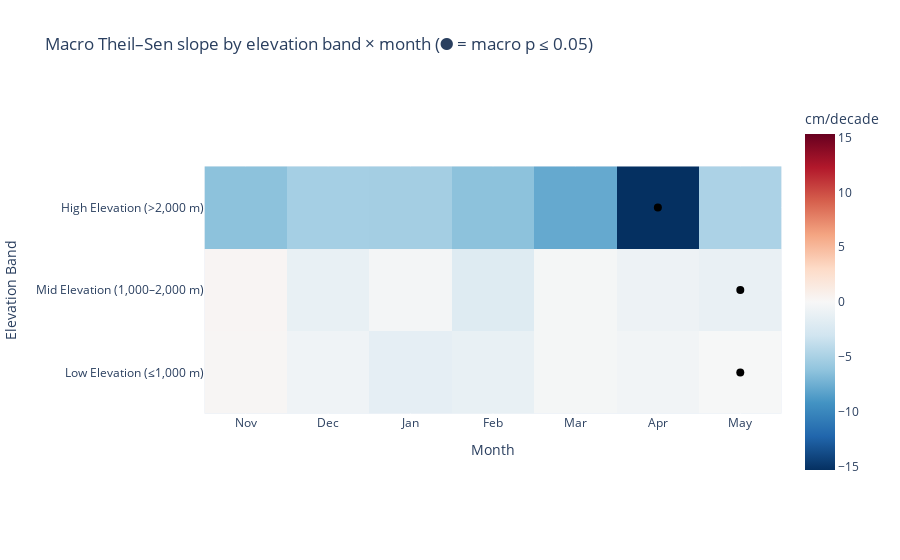

Source (notebook cell):
### Code cell
from Scripts.figures import elevation_band_heat
elevation_fig = elevation_band_heat(avg_elevation_month)
elevation_fig

### Figure 1 — Plotly figure (JSON) as saved in the notebook; plotly's stock layout.template omitted (floating-point values rounded to 4 significant figures)
{"data": [{"coloraxis": "coloraxis", "customdata": [0.8954, 84.0, 422.0, 0.5191, 84.0, 436.0, 0.315, 84.0, 436.0, 0.369, 84.0, 437.0, 0.7602, 84.0, 430.0, 0.4879, 84.0, 431.0, 0.006036, 84.0, 410.0, 0.8257, 84.0, 232.0, 0.5807, 84.0, 249.0, 0.8442, 84.0, 259.0, 0.06533, 84.0, 258.0, 0.8508, 84.0, 255.0, 0.4466, 84.0, 242.0, 3.402e-06, 84.0, 206.0, 0.2345, 53.0, 14.0, 0.2525, 54.0, 16.0, 0.2338, 55.0, 19.0, 0.1135, 55.0, 19.0, 0.08146, 55.0, 19.0, 5e-06, 55.0, 16.0, 0.3263, 46.0, 13.0], "hovertemplate": "Month: %{x}<br>Elevation band: %{y}<br>Slope: %{z:.2f} cm/decade<br>p-value: %{customdata[0]:.4f}<br>Years of data: %{customdata[1]:.0f}<br>Median # stations: %{customdata[2]:.0f}<extra></extra>", "name": "0", "type": "heatmap", "x": ["Nov", "Dec", "Jan", "Feb", "Mar", "Apr", "May"], "xaxis": "x", "y": ["Low Elevation", "Mid Elevation", "High Elevation"], "yaxis": "y", "z": [[0.174, -0.6233, -1.462, -1.183, -0.254, -0.4506, -0.0624], [0.2833, -1.208, -0.3249, -1.99, -0.2289, -0.8417, -1.154], [-6.306, -5.181, -5.249, -6.336, -7.854, -15.32, -4.846]]}, {"customdata": [5e-06, 0.006036, 3.402e-06], "hovertemplate": "Month: %{x}<br>Elevation band: %{y}<br>p-value: %{customdata:.4f}<extra></extra>", "marker": {"color": "black", "size": 8}, "mode": "markers", "showlegend": false, "type": "scatter", "x": ["Apr", "May", "May"], "y": ["High Elevation", "Low Elevation", "Mid Elevation"]}], "layout": {"coloraxis": {"cmax": 15.32, "cmin": -15.32, "colorbar": {"title": {"text": "cm/decade"}}, "colorscale": [[0, "rgb(5,48,97)"], [0.1, "rgb(33,102,172)"], [0.2, "rgb(67,147,195)"], [0.3, "rgb(146,197,222)"], [0.4, "rgb(209,229,240)"], [0.5, "rgb(247,247,247)"], [0.6, "rgb(253,219,199)"], [0.7, "rgb(244,165,130)"], [0.8, "rgb(214,96,77)"], [0.9, "rgb(178,24,43)"], [1, "rgb(103,0,31)"]]}, "title": {"text": "Macro Theil–Sen slope by elevation band × month (● = macro p ≤ 0.05)"}, "xaxis": {"anchor": "y", "categoryarray": ["Nov", "Dec", "Jan", "Feb", "Mar", "Apr", "May"], "categoryorder": "array", "constrain": "domain", "domain": [0, 1], "scaleanchor": "y", "title": {"text": "Month"}}, "yaxis": {"anchor": "x", "autorange": true, "categoryarray": ["Low Elevation", "Mid Elevation", "High Elevation"], "categoryorder": "array", "constrain": "domain", "domain": [0, 1], "tickmode": "array", "ticktext": ["Low Elevation (≤1,000 m)", "Mid Elevation (1,000–2,000 m)", "High Elevation (>2,000 m)"], "tickvals": ["Low Elevation", "Mid Elevation", "High Elevation"], "title": {"text": "Elevation Band"}}}}
